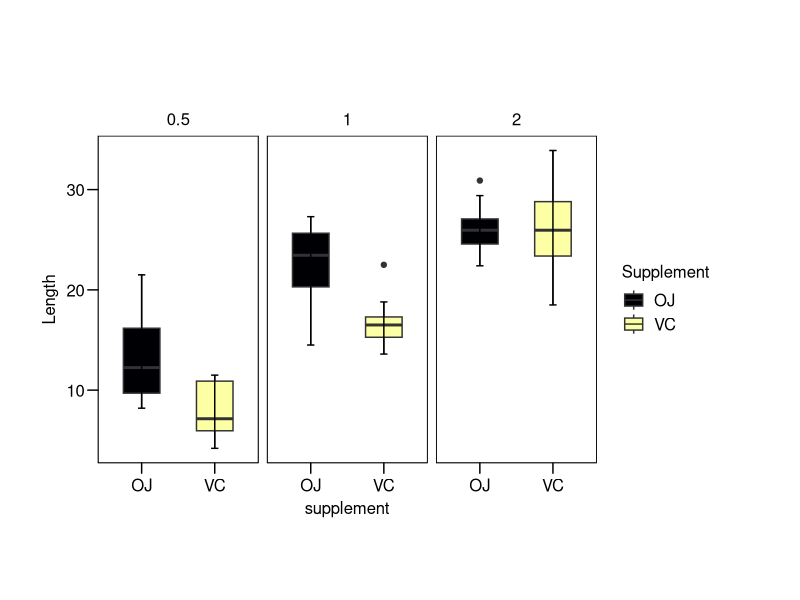

Source code (R): (Note: this script raises an error after producing the figure.)
## install packages
 install.packages("ggplot2")
 install.packages("ggpval")
 install.packages("ggthemes")
 
 ## load packages
 library(ggplot2)
 data(ggpval)
 library(ggthemes)
 
 
 ## draw a plot
 data("ToothGrowth")
 
 
 p <- ggplot(ToothGrowth)+
   aes(x = supp, y = len, fill = supp)+
   geom_boxplot(shape = "circle", width = 0.5) +
   stat_boxplot(geom = "errorbar", width = 0.1) +
   scale_fill_viridis_d(option = "inferno", direction = 1) +
   labs(x = "supplement", y = "Length", fill = "Supplement") + 
   ggthemes:: theme_par()+
   facet_wrap(vars(dose));p
 
 
 ## add p-value
 add_pval(p.pairs= list(c(1,2)),
          test = "t.test")
 help("add_pval")
 